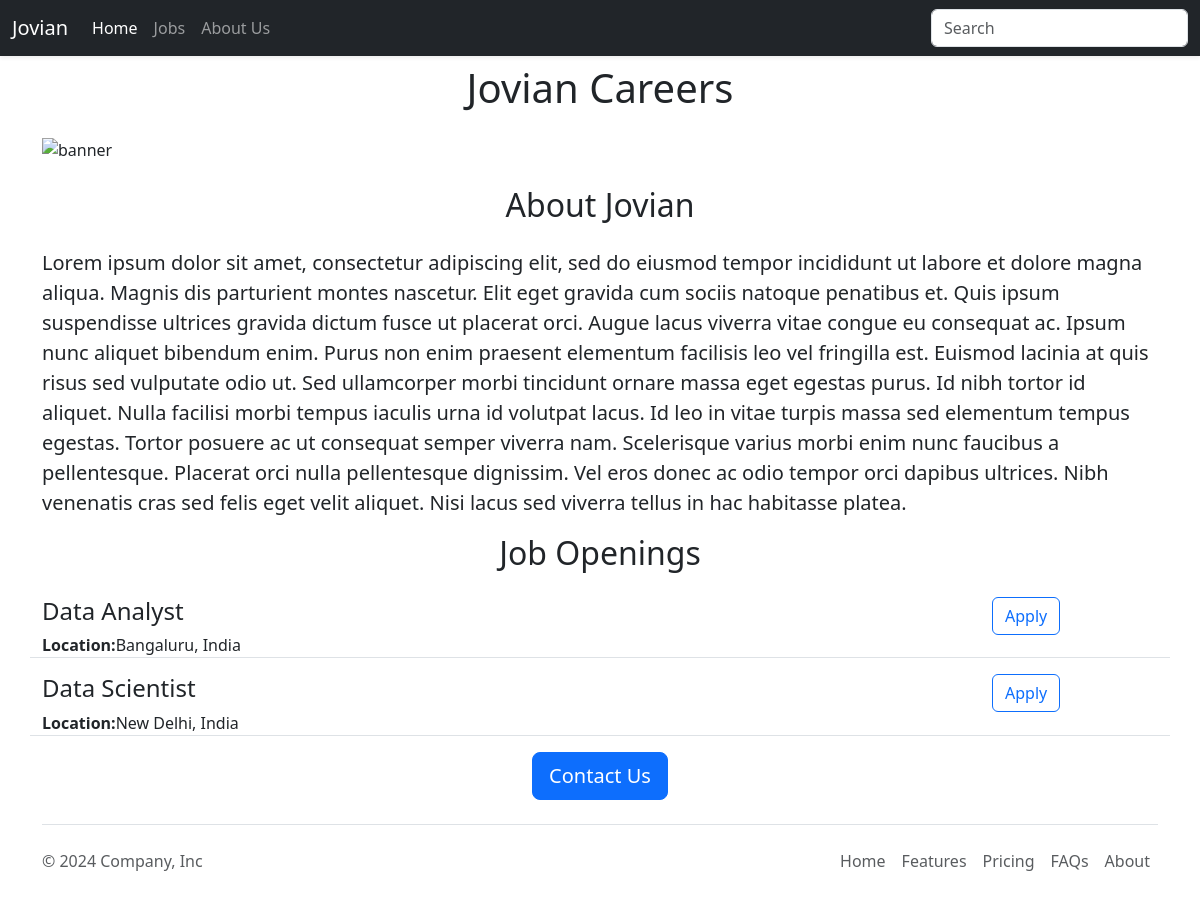
Before: / with the older database file.
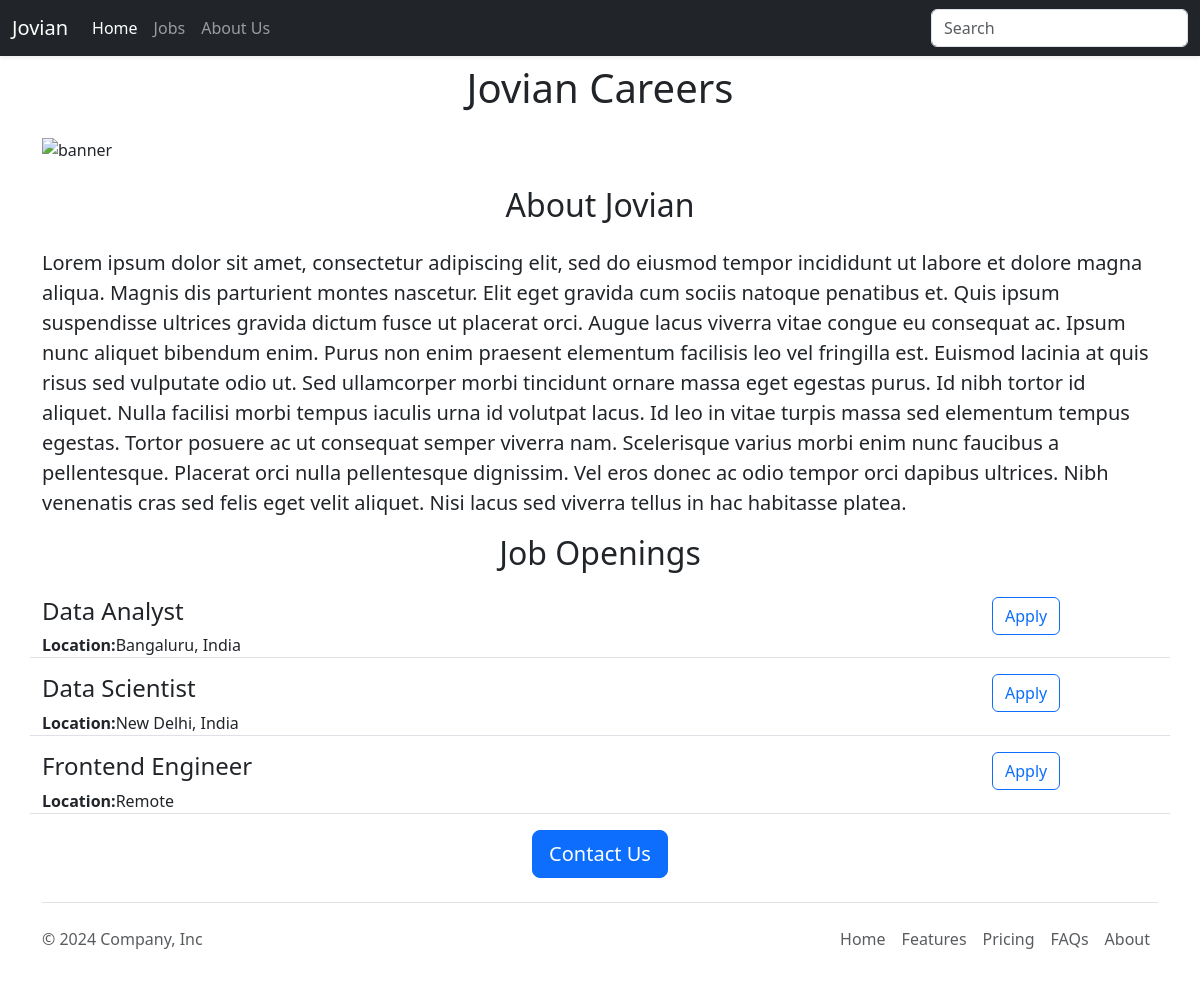
After: the same page with the newer database file.
### tables this page shows
CREATE TABLE jobs (
    id INTEGER PRIMARY KEY AUTOINCREMENT,
    title VARCHAR(255) NOT NULL,
    location VARCHAR(255) NOT NULL,
    salary INT,
    currency VARCHAR(10),
    responsibilities VARCHAR(2000),
    requirements VARCHAR(2000)
);

### app.py (the view)
@app.route('/')
def index():
  jobs = load_jobs_from_db()
  return render_template('home.html', jobs=jobs)

### database.py (called while the page is built)
def load_jobs_from_db():
  with engine.connect() as conn:
    result = conn.execute(text("select * from jobs"))
    return result.all()

### templates/home.html (shortened to what this page needs)
<!DOCTYPE html>
<html lang="en">
<head>
  {% include 'bootstrap.html' %}
</head>
<body>
  {% include 'nav.html' %}
  <div class="container">
  <h1 class="text-center mt-2 mb-4">Jovian Careers</h1>
  {% include 'banner.html' %}
  <h2 id="about" class="text-center mt-4 mb-4">About Jovian</h2>
  <p class="lead">Lorem ipsum dolor sit amet, consectetur adipiscing elit, sed do eiusmod tempor incididunt ut labore et dolore magna aliqua. Magnis dis parturient montes nascetur. Elit eget gravida cum sociis natoque penatibus et. Quis ipsum suspendisse ultrices gravida dictum fusce ut placerat orci. Augue lacus viverra vitae congue eu consequat ac. Ipsum nunc aliquet bibendum enim. Purus non enim praesent elementum facilisis leo vel fringilla est. Euismod lacinia at quis risus sed vulputate odio ut. Sed ullamcorper morbi tincidunt ornare massa eget egestas purus. Id nibh tortor id aliquet. Nulla facilisi morbi tempus iaculis urna id volutpat lacus. Id leo in vitae turpis massa sed elementum tempus egestas. Tortor posuere ac ut consequat semper viverra nam. Scelerisque varius morbi enim nunc faucibus a pellentesque. Placerat orci nulla pellentesque dignissim. Vel eros donec ac odio tempor orci dapibus ultrices. Nibh venenatis cras sed felis eget velit aliquet. Nisi lacus sed viverra tellus in hac habitasse platea.
  </p>
  <h2 id="work" class="text-center mt-2 mb-4">Job Openings</h2>
  <div>
    {% for job in jobs%}
    {% include 'jobitem.html' %}
    {% endfor %}
  </div>
  <div class="text-center">
  <button class="btn btn-primary btn-lg">Contact Us</button>
  </div>
  </div>
  {% include 'footer.html' %}
</body>
</html>

### templates/jobitem.html (shortened to what this page needs)
 <div class="border-bottom row" style="margin-bottom:16px;padding-bottom=8px;">
     <div class="col-10">
     <h4 style="color:rgb(120,120,120) margin-bottom=4px;">{{ job.title }}</h4>
      <div><b>Location:</b>{{ job.location }} </div>
     </div>
     <div class="col-2">
     <a href="/job/{{ job.id }}" type="button" class="btn btn-outline-primary">Apply</a>
     </div>
</div>

Changed rows visible on the page:
added jobs: title "Frontend Engineer", location "Remote"
